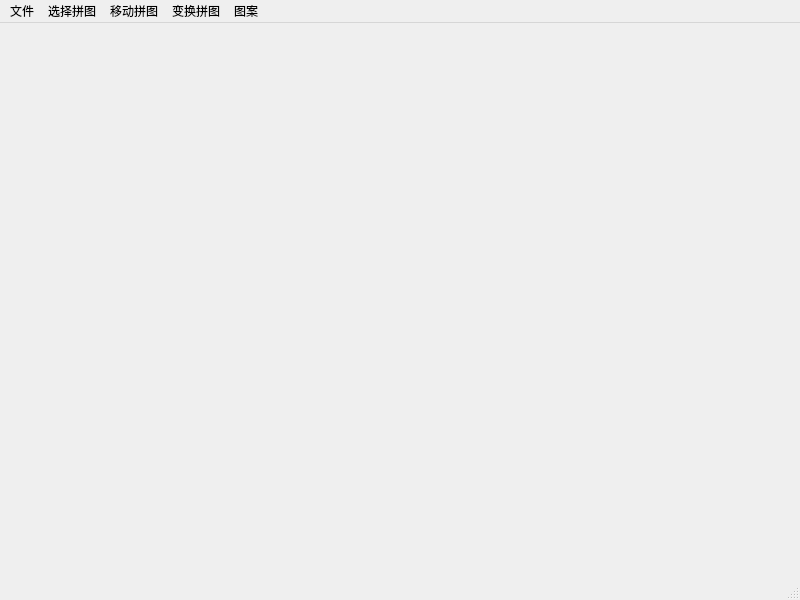
<?xml version="1.0" encoding="UTF-8"?>
<ui version="4.0">
 <class>MainWindow</class>
 <widget class="QMainWindow" name="MainWindow">
  <property name="geometry">
   <rect>
    <x>0</x>
    <y>0</y>
    <width>800</width>
    <height>600</height>
   </rect>
  </property>
  <property name="windowTitle">
   <string>MainWindow</string>
  </property>
  <widget class="QWidget" name="centralwidget"/>
  <widget class="QMenuBar" name="menubar">
   <property name="geometry">
    <rect>
     <x>0</x>
     <y>0</y>
     <width>800</width>
     <height>23</height>
    </rect>
   </property>
   <widget class="QMenu" name="menu">
    <property name="title">
     <string>文件</string>
    </property>
    <addaction name="action_openFile"/>
    <addaction name="action_saveFile"/>
   </widget>
   <widget class="QMenu" name="menu_select">
    <property name="title">
     <string>选择拼图</string>
    </property>
    <addaction name="action_select1"/>
    <addaction name="action_select2"/>
    <addaction name="action_select3"/>
    <addaction name="action_select4"/>
    <addaction name="action_select5"/>
    <addaction name="action_select6"/>
    <addaction name="action_select7"/>
   </widget>
   <widget class="QMenu" name="menu_move">
    <property name="title">
     <string>移动拼图</string>
    </property>
    <addaction name="action_moveUp"/>
    <addaction name="action_moveDown"/>
    <addaction name="action_moveRight"/>
    <addaction name="action_moveLeft"/>
    <addaction name="separator"/>
    <addaction name="action_moveUp5"/>
    <addaction name="action_moveDown5"/>
    <addaction name="action_moveRight5"/>
    <addaction name="action_moveLeft5"/>
   </widget>
   <widget class="QMenu" name="menu_elementChange">
    <property name="title">
     <string>变换拼图</string>
    </property>
    <addaction name="action_elementTypeChange"/>
    <addaction name="action_elementRotateChange"/>
   </widget>
   <widget class="QMenu" name="menu_show">
    <property name="title">
     <string>图案</string>
    </property>
    <addaction name="action_show1"/>
    <addaction name="action_show2"/>
    <addaction name="action_show3"/>
    <addaction name="action_show4"/>
    <addaction name="action_show5"/>
    <addaction name="action_show6"/>
   </widget>
   <addaction name="menu"/>
   <addaction name="menu_select"/>
   <addaction name="menu_move"/>
   <addaction name="menu_elementChange"/>
   <addaction name="menu_show"/>
  </widget>
  <widget class="QStatusBar" name="statusbar"/>
  <action name="action_openFile">
   <property name="text">
    <string>打开</string>
   </property>
   <property name="shortcut">
    <string>Ctrl+O</string>
   </property>
  </action>
  <action name="action_saveFile">
   <property name="text">
    <string>保存</string>
   </property>
   <property name="shortcut">
    <string>Ctrl+S</string>
   </property>
  </action>
  <action name="action_select1">
   <property name="icon">
    <iconset theme=":/Config/color/red.ico"/>
   </property>
   <property name="text">
    <string>①号拼图</string>
   </property>
   <property name="shortcut">
    <string>1</string>
   </property>
  </action>
  <action name="action_select2">
   <property name="icon">
    <iconset theme=":/Config/color/yellow.ico"/>
   </property>
   <property name="text">
    <string>②号拼图</string>
   </property>
   <property name="shortcut">
    <string>2</string>
   </property>
  </action>
  <action name="action_select3">
   <property name="icon">
    <iconset theme=":/Config/color/green.ico"/>
   </property>
   <property name="text">
    <string>③号拼图</string>
   </property>
   <property name="shortcut">
    <string>3</string>
   </property>
  </action>
  <action name="action_select4">
   <property name="icon">
    <iconset theme=":/Config/color/cyan.ico"/>
   </property>
   <property name="text">
    <string>④号拼图</string>
   </property>
   <property name="shortcut">
    <string>4</string>
   </property>
  </action>
  <action name="action_select5">
   <property name="icon">
    <iconset theme=":/Config/color/blue.ico"/>
   </property>
   <property name="text">
    <string>⑤号拼图</string>
   </property>
   <property name="shortcut">
    <string>5</string>
   </property>
  </action>
  <action name="action_select6">
   <property name="icon">
    <iconset theme=":/Config/color/violet.ico"/>
   </property>
   <property name="text">
    <string>⑥号拼图</string>
   </property>
   <property name="shortcut">
    <string>6</string>
   </property>
  </action>
  <action name="action_select7">
   <property name="icon">
    <iconset theme=":/Config/color/orange.ico"/>
   </property>
   <property name="text">
    <string>⑦号拼图</string>
   </property>
   <property name="shortcut">
    <string>7</string>
   </property>
  </action>
  <action name="action_moveUp">
   <property name="text">
    <string>向上25px</string>
   </property>
   <property name="shortcut">
    <string>W</string>
   </property>
  </action>
  <action name="action_moveDown">
   <property name="text">
    <string>向下25px</string>
   </property>
   <property name="shortcut">
    <string>S</string>
   </property>
  </action>
  <action name="action_moveRight">
   <property name="text">
    <string>向右25px</string>
   </property>
   <property name="shortcut">
    <string>D</string>
   </property>
  </action>
  <action name="action_moveLeft">
   <property name="text">
    <string>向左25px</string>
   </property>
   <property name="shortcut">
    <string>A</string>
   </property>
  </action>
  <action name="action_elementTypeChange">
   <property name="text">
    <string>改变拼图形状</string>
   </property>
   <property name="shortcut">
    <string>Q</string>
   </property>
  </action>
  <action name="action_elementRotateChange">
   <property name="text">
    <string>改变拼图方向(顺时针旋转45°)</string>
   </property>
   <property name="shortcut">
    <string>R</string>
   </property>
  </action>
  <action name="action_moveUp5">
   <property name="text">
    <string>向上1px</string>
   </property>
   <property name="shortcut">
    <string>Up</string>
   </property>
  </action>
  <action name="action_moveDown5">
   <property name="text">
    <string>向下1px</string>
   </property>
   <property name="shortcut">
    <string>Down</string>
   </property>
  </action>
  <action name="action_moveRight5">
   <property name="text">
    <string>向右1px</string>
   </property>
   <property name="shortcut">
    <string>Left</string>
   </property>
  </action>
  <action name="action_moveLeft5">
   <property name="text">
    <string>向左1px</string>
   </property>
   <property name="shortcut">
    <string>Right</string>
   </property>
  </action>
  <action name="action_show1">
   <property name="text">
    <string>正方形</string>
   </property>
   <property name="shortcut">
    <string>Ctrl+1</string>
   </property>
  </action>
  <action name="action_show2">
   <property name="text">
    <string>衣服</string>
   </property>
   <property name="shortcut">
    <string>Ctrl+2</string>
   </property>
  </action>
  <action name="action_show3">
   <property name="text">
    <string>花瓶</string>
   </property>
   <property name="shortcut">
    <string>Ctrl+3</string>
   </property>
  </action>
  <action name="action_show4">
   <property name="text">
    <string>飞碟</string>
   </property>
   <property name="shortcut">
    <string>Ctrl+4</string>
   </property>
  </action>
  <action name="action_show5">
   <property name="text">
    <string>茶壶</string>
   </property>
   <property name="shortcut">
    <string>Ctrl+5</string>
   </property>
  </action>
  <action name="action_show6">
   <property name="text">
    <string>飞机</string>
   </property>
   <property name="shortcut">
    <string>Ctrl+6</string>
   </property>
  </action>
 </widget>
 <resources/>
 <connections/>
</ui>
